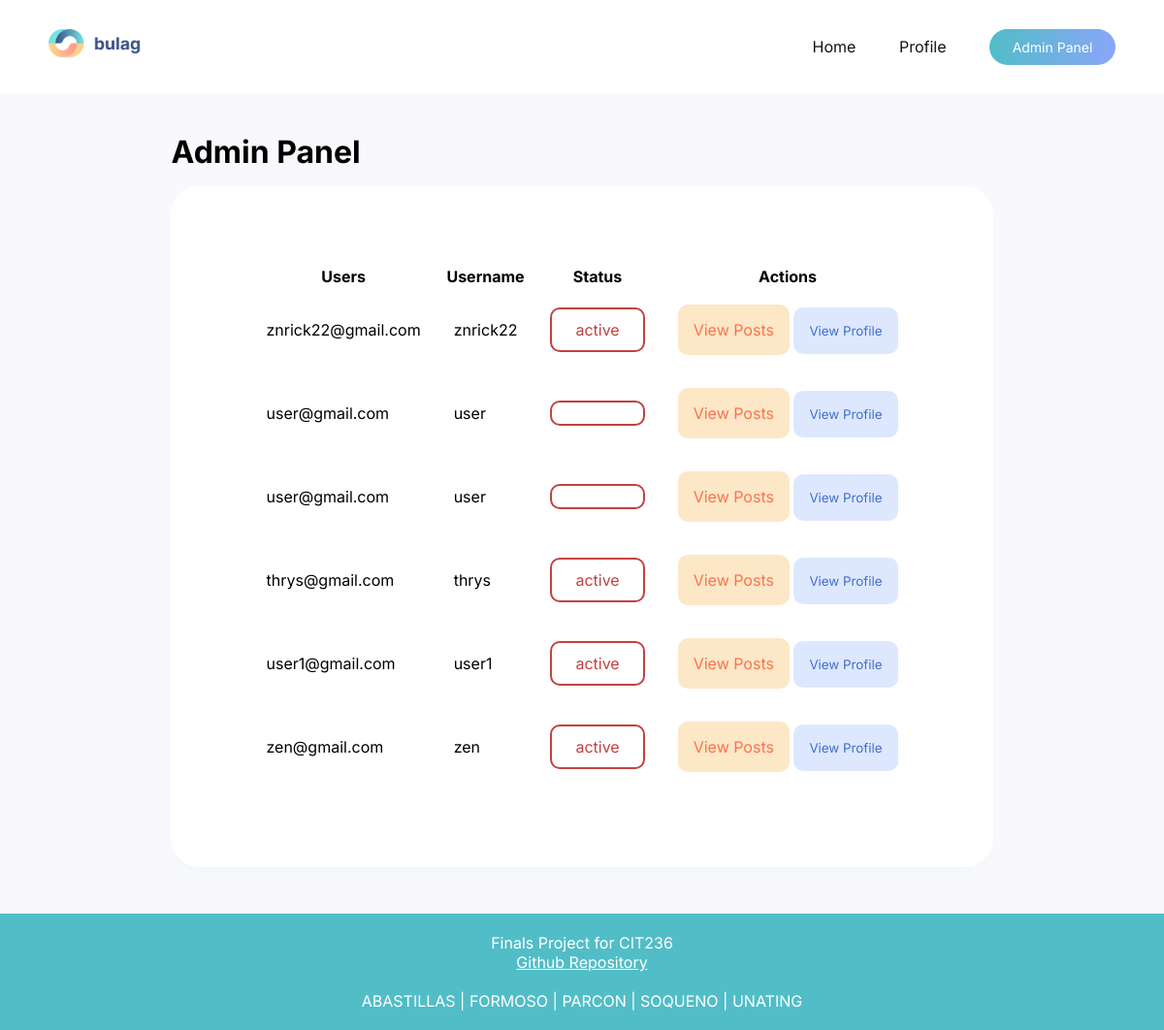
Page /admin_panel.php on the committed database.
### tables this page shows
CREATE TABLE IF NOT EXISTS `user` (
  `userID` int(11) NOT NULL AUTO_INCREMENT,
  `role` varchar(255) NOT NULL,
  `username` varchar(255) NOT NULL,
  `password` varchar(255) NOT NULL,
  `email` varchar(255) NOT NULL,
  `user_status` varchar(11) NOT NULL,
  PRIMARY KEY (`userID`)
);

### admin_panel.php (the view, shortened to what this page needs)
<?php
    require ("db_con.php");
    $adminid =$_GET['adminid'];
    $showUsersSql = $conn->prepare ("Select * from user where role='user'");
    $showUsersSql->execute();
    $showUsers = $showUsersSql->fetchAll();
    ?>
<head>
    <link rel="stylesheet" href="styles/admin.css">
</head>
<body>
    <div class="header">
        <img src="images/Logo.png" width="150px" height="30px">
            <div class="header-right">
                <a href="admin_home.php?uid=0&adminid=<?php echo $adminid?>">Home</a>
                <a href="admin_profile.php?uid=0&adminid=<?php echo $adminid?>">Profile</a>
                <a href="admin_panel.php?uid=0&adminid=<?php echo $adminid?>">
                    <button id="loginbtn">Admin Panel</button>
                </a>
            </div>
    </div>
    <div class="body-container">
      <div class="admin-container">
        <h1>Admin Panel</h1>
        <div class="container">
              <table class="panel">
                <tr>
                  <th>Users</th>
                  <th>Username</th>
                  <th>Status</th>
                  <th>Actions</th>
                </tr>
                <?php foreach ($showUsers as $usersList): ?>
                <tr>
                  <td><p><?= $usersList['email']; ?> </p></td>
                  <td><p><?= $usersList['username']; ?> </p></td>
                  <td class="inactive"><p><?= $usersList['user_status']; ?></p></td>
                  <?php $id =$usersList['userID'];?>
                  <td>
                    <div>
                      <button class="btn-posts"><a href="admin_view_posts.php">View Posts</a></button>
                      <button class="btn-profile" type="submit"><a href="admin_view_profile.php?uid=<?php echo $id ?>&adminid=<?php echo $adminid?>">View Profile</a></button>
                    </div>
                  </td>
                </tr>
                <?php endforeach; ?>
              </table>
          </div>
      </div>
    </div>
    <div class="footer">
        Finals Project for CIT236 <br><u><a href="https://github.com/keiruu/CIT236-Blogging-System" class="github-link" target="_blank">Github Repository</a></u></br><br> ABASTILLAS | FORMOSO | PARCON | SOQUENO | UNATING</br>
    </div>
</body>

### styles/admin.css (style rules this page uses)
* { margin: 0; font-family: 'Inter', sans-serif; }
body { background-color: var(--bg); margin: 0; }
.container { display: relative; background-color: white; gap: 4rem; border-radius: 30px; padding: 5rem; box-shadow: -2px 7px 13px -3px rgba(81, 189, 199, 0.05); -webkit-box-shadow: -2px 7px 13px -3px rgba(81, 189, 199, 0.05); -moz-box-shadow: -2px 7px 13px -3px rgba(81, 189, 199, 0.05); }
.body-container { display: flex; flex-direction: column; justify-content: center; align-items: center; margin-bottom: 3rem; }
.admin-container { display: flex; flex-direction: column; gap: 1rem; }
.panel td { padding: 1rem; }
.btn-posts { background-color: var(--lightyellow); color: var(--yellow); border: none; padding: 1rem; border-radius: 10px; cursor: pointer; transition: all 300ms ease; font-size: 16px; }
.btn-posts a { color: var(--yellow); text-decoration: none; }
.btn-profile { background-color: #DDE8FF; color: #416FCD; border: none; padding: 1rem; border-radius: 10px; cursor: pointer; transition: all 300ms ease; }
.btn-profile a { text-decoration: none; color: #416FCD; }
.inactive p { border: 2px solid #C34141; padding: 0.7rem 1.5rem; border-radius: 10px; color: #C34141; }
.header { overflow: hidden; background-color: #ffffff; padding: 30px; margin-bottom: 2.5rem; }
img { float: left; padding-left: 20px; }
.header-right { float: right; }
.header-right a { text-decoration: none; padding: 20px; color: rgb(19, 19, 19); }
#loginbtn { background: rgb(253, 210, 144); background: linear-gradient(90deg, #51BDC7 0%, #8AA6FA 100%); color: white; padding: 10px; border: none; border-radius: 75px; width: 130px; font-family: 'Inter', sans-serif; font-size: 14px; cursor: pointer; }
.footer { position: absolute; padding: 20px; left: 0; right: 0; background-color: #51BDC7; color: white; text-align: center; }
.github-link { text-decoration: none; color: white; }

### rows in the picture
user: email "znrick22@gmail.com", username "znrick22", user_status "active"
user: email "user@gmail.com", username "user"
user: email "user@gmail.com", username "user"
user: email "thrys@gmail.com", username "thrys", user_status "active"
user: email "user1@gmail.com", username "user1", user_status "active"
user: email "zen@gmail.com", username "zen", user_status "active"
